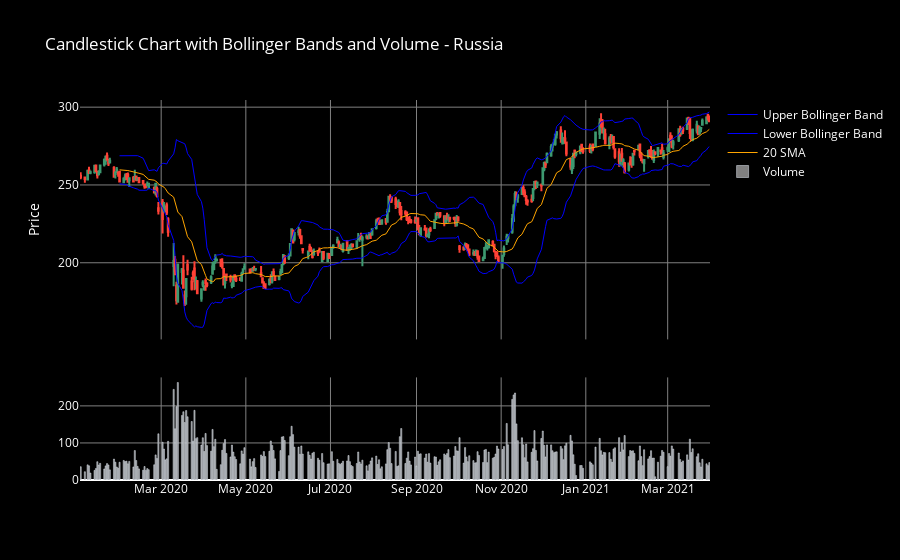

Notebook code cell kept with this figure:
### Markdown cell above
##### Data Visualization

### Code cell
plot_stock_data(russia, "Russia")
candlestick_volume(russia, "Russia")

### Figure 1 — Plotly figure (JSON) as saved in the notebook; plotly's stock layout.template omitted (floating-point values rounded to 4 significant figures; data arrays with more than 128 entries replaced by an {"elided": "..."} marker saying what was removed)
{"data": [{"close": {"elided": "311 float values"}, "high": {"elided": "311 float values"}, "low": {"elided": "311 float values"}, "name": "Candlestick", "open": {"elided": "311 float values"}, "showlegend": false, "type": "candlestick", "x": {"elided": "311 str values"}, "xaxis": "x", "yaxis": "y"}, {"line": {"color": "blue", "width": 1}, "mode": "lines", "name": "Upper Bollinger Band", "type": "scatter", "x": {"elided": "311 str values"}, "xaxis": "x", "y": {"elided": "311 float values"}, "yaxis": "y"}, {"line": {"color": "blue", "width": 1}, "mode": "lines", "name": "Lower Bollinger Band", "type": "scatter", "x": {"elided": "311 str values"}, "xaxis": "x", "y": {"elided": "311 float values"}, "yaxis": "y"}, {"line": {"color": "orange", "width": 1}, "mode": "lines", "name": "20 SMA", "type": "scatter", "x": {"elided": "311 str values"}, "xaxis": "x", "y": {"elided": "311 float values"}, "yaxis": "y"}, {"marker": {"color": "gray"}, "name": "Volume", "type": "bar", "x": {"elided": "311 str values"}, "xaxis": "x2", "y": {"elided": "311 float values"}, "yaxis": "y2"}], "layout": {"font": {"color": "white"}, "paper_bgcolor": "black", "plot_bgcolor": "black", "title": {"text": "Candlestick Chart with Bollinger Bands and Volume - Russia"}, "xaxis": {"anchor": "y", "domain": [0, 1], "gridcolor": "gray", "matches": "x2", "rangeslider": {"visible": false}, "showgrid": true, "showticklabels": false, "tickfont": {"color": "white"}}, "xaxis2": {"anchor": "y2", "domain": [0, 1], "gridcolor": "gray", "showgrid": true}, "yaxis": {"anchor": "x", "domain": [0.37, 1], "gridcolor": "gray", "showgrid": true, "tickfont": {"color": "white"}, "title": {"text": "Price"}}, "yaxis2": {"anchor": "x2", "domain": [0, 0.27], "gridcolor": "gray", "showgrid": true}}}
